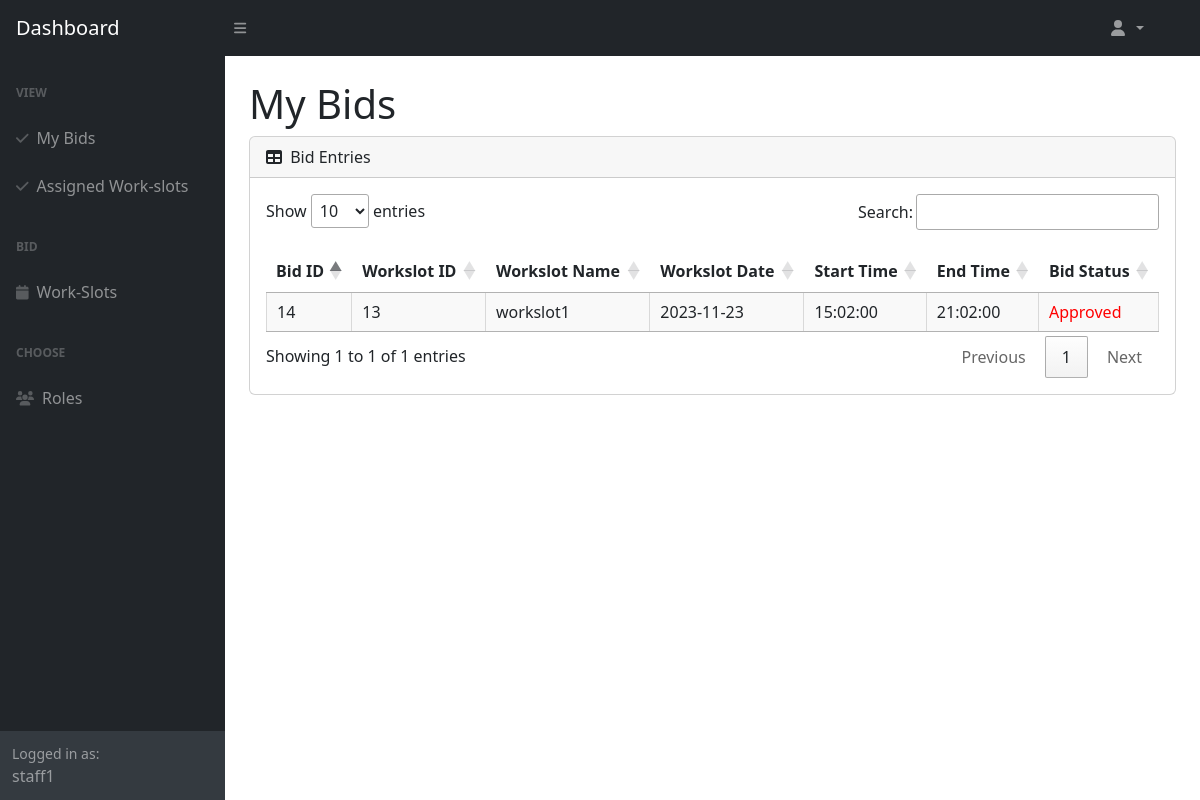
Before: /Boundary/CafeStaffViewBidPage.php (signed in) with the older database file.
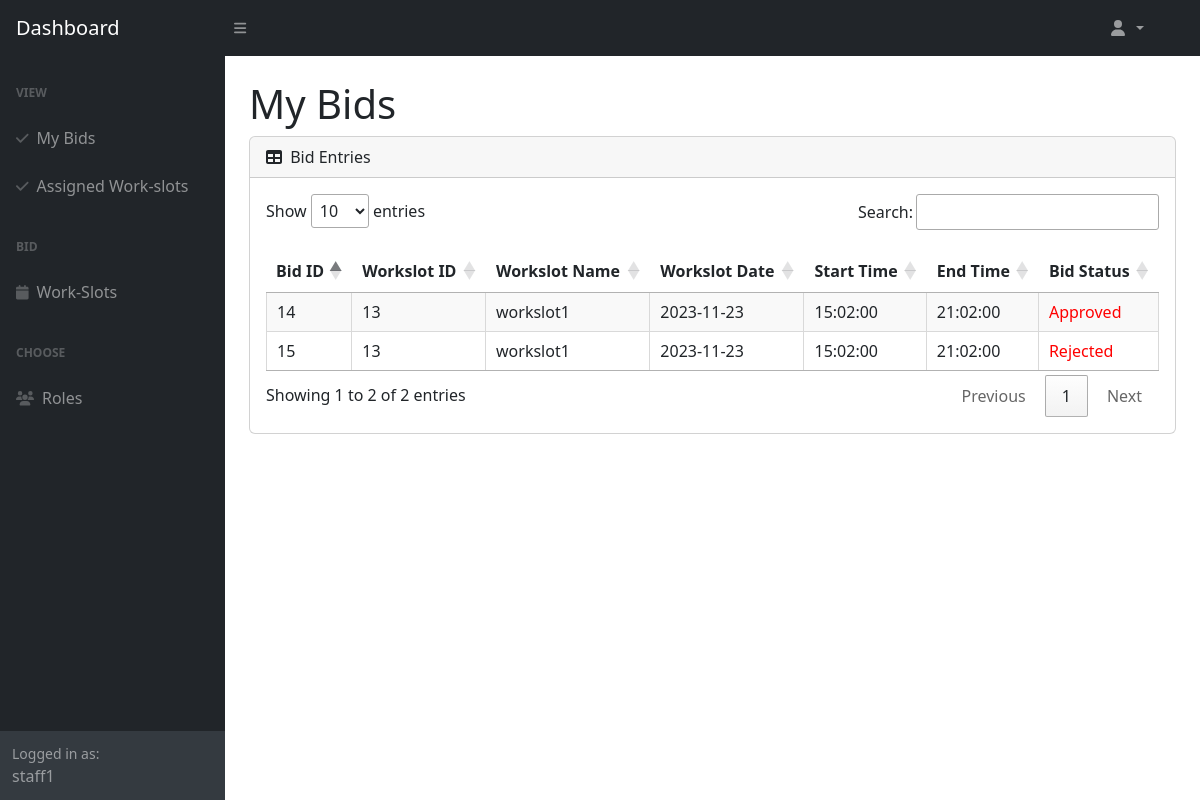
After: the same page with the newer database file.
### tables this page shows
CREATE TABLE `staff_bid_workslot` (
  `staff_bid_workslot_id` int(11) NOT NULL,
  `cafe_staff_id` int(11) NOT NULL,
  `workslot_id` int(11) NOT NULL,
  `bid_role` enum('Chef','Cashier','Waiter') NOT NULL,
  `bid_status` enum('Open','Approved','Rejected') NOT NULL
);

CREATE TABLE `workslot` (
  `workslot_id` int(11) NOT NULL,
  `workslot_name` varchar(255) NOT NULL,
  `chef_qty` int(11) NOT NULL DEFAULT 0,
  `cashier_qty` int(11) NOT NULL DEFAULT 0,
  `waiter_qty` int(11) NOT NULL DEFAULT 0,
  `workslot_date` date NOT NULL,
  `start_time` time NOT NULL,
  `end_time` time NOT NULL
);

### Entity/Bid.php (called while the page is built, shortened)
<?php
class Bid {
    public function getBidsByStaffId($cafeStaffId) {
        $DAO = new DAO();
        $connection = $DAO->get_connection();
        $sql = "SELECT `staff_bid_workslot_id`, `staff_bid_workslot`.`workslot_id`, `workslot_name`, `workslot_date`, `start_time`, `end_time`, `bid_status` FROM `staff_bid_workslot` LEFT JOIN `workslot` ON `staff_bid_workslot`.`workslot_id` = `workslot`.`workslot_id` WHERE `cafe_staff_id` = '$cafeStaffId'";
        return $connection->query($sql);
    }
}
?>

### Controller/CafeStaffViewBidController.php (called while the page is built)
<?php
include_once "../Entity/Bid.php";
class CafeStaffViewBidController {
    public function getBidsByStaffId($cafeStaffId) {
        $bid = new Bid();
        return $bid->getBidsByStaffId($cafeStaffId);
    }
}
?>

### Boundary/CafeStaffViewBidPage.php (the view, shortened to what this page needs)
<link rel="stylesheet" href="https://cdn.datatables.net/1.13.6/css/jquery.dataTables.min.css">
<link rel="stylesheet" href="https://cdn.jsdelivr.net/npm/sweetalert2@11/dist/sweetalert2.min.css">
<?php
include_once "../Controller/CafeStaffViewBidController.php";
$viewBidController = new CafeStaffViewBidController();
$myBids = $viewBidController->getBidsByStaffId($_SESSION['cafe_staff_id']);
?>
<body class="sb-nav-fixed">
    <?php
        require "CafeStaffNav.php";
    ?>
    <div id="layoutSidenav_content">
        <main>
        <div class="container-fluid px-4">
            <h1 class="mt-4">My Bids</h1>
            <div class="card mb-4">
                <div class="card-header">
                    <i class="fas fa-table me-1"></i>
                    Bid Entries
                </div>
                <div class="card-body">
                    <table class="cell-border stripe" id="dataTable" width="100%" cellspacing="0">
                        <thead>
                            <tr>
                                <th>Bid ID</th>
                                <th>Workslot ID</th>
                                <th>Workslot Name</th>
                                <th>Workslot Date</th>
                                <th>Start Time</th>
                                <th>End Time</th>
                                <th>Bid Status</th>
                            </tr>
                        </thead>
                        <tbody>
                            <?php
                            while ($bid = $myBids->fetch_assoc()) {
                                $statusStyle = ($bid['bid_status'] === 'Open') ? 'color: green;' : 'color: red;';
                                echo "<tr>
                                        <td>{$bid['staff_bid_workslot_id']}</td>
                                        <td>{$bid['workslot_id']}</td>
                                        <td>{$bid['workslot_name']}</td>
                                        <td>{$bid['workslot_date']}</td>
                                        <td>{$bid['start_time']}</td>
                                        <td>{$bid['end_time']}</td>
                                        <td style='{$statusStyle}'>{$bid['bid_status']}</td>
                                    </tr>";
                            }
                            ?>
                        </tbody>
                    </table>
                </div>
            </div>
        </div>
        </main>
    </div>
</body>

Changed rows visible on the page:
added staff_bid_workslot: staff_bid_workslot_id "15", workslot "13", workslot.workslot_name "workslot1", workslot.workslot_date "2023-11-23", workslot.start_time "15:02:00", workslot.end_time "21:02:00", bid_status "Rejected"
Other visible differences:
text written by a page script: "Show entries Search: Showing 1 to 1 of 1 entries Previous 1 Next" → "Show entries Search: Showing 1 to 2 of 2 entries Previous 1 Next"
